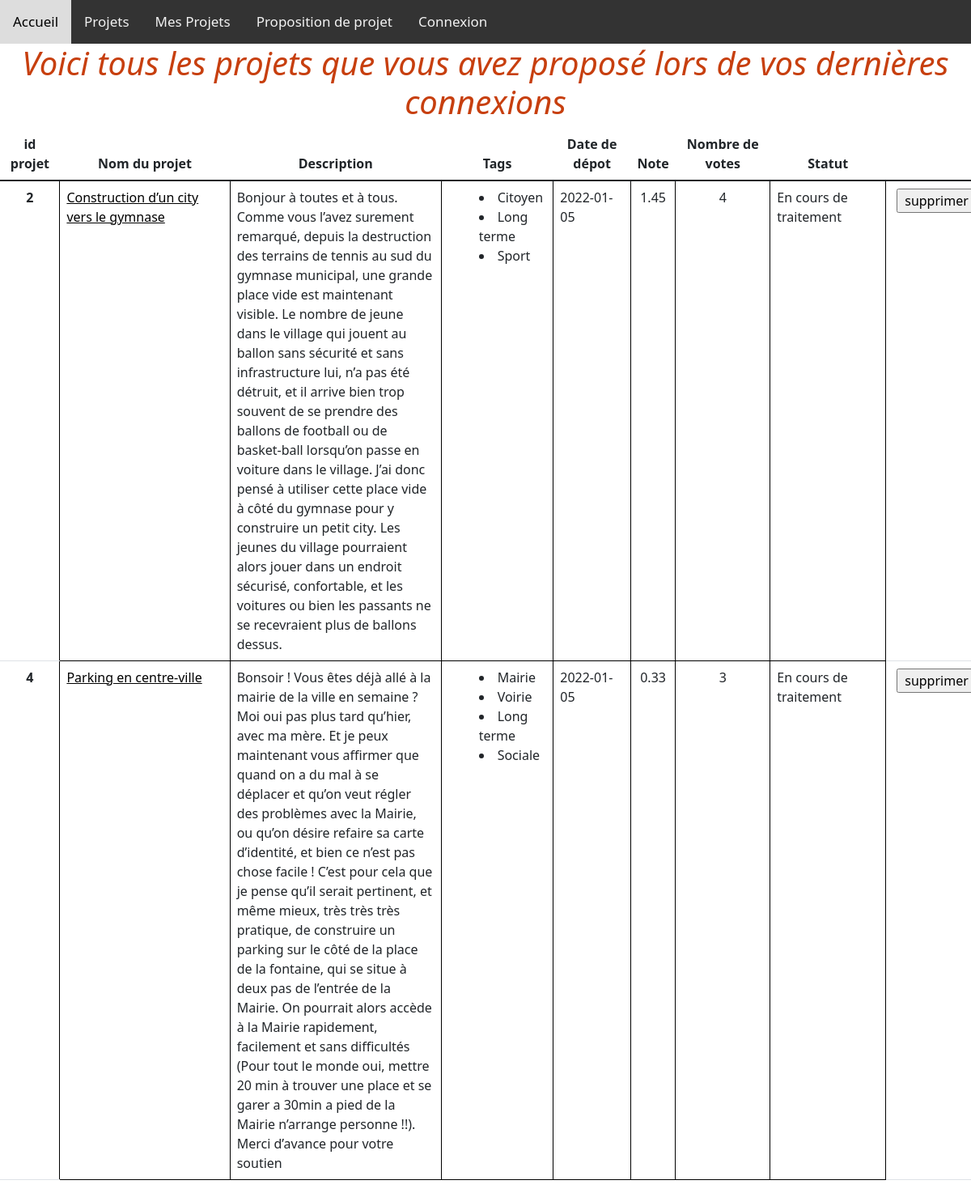
/mes_projets (signed in), run on the app's committed database.
### tables this page shows
CREATE TABLE projet
(
  projet_id INTEGER PRIMARY KEY NOT NULL,
  nom VARCHAR(100) NOT NULL,
  description VARCHAR(100000) NOT NULL,
  tag_1 INTEGER,
  tag_2 INTEGER,
  tag_3 INTEGER,
  tag_4 INTEGER,
  tag_5 INTEGER,
  createur_id INTEGER NOT NULL,
  date_de_debut DATE NOT NULL,
  statut INTEGER NOT NULL,
  note_id INTEGER,
  FOREIGN KEY (note_id) REFERENCES note(note_id),
  FOREIGN KEY (tag_1) REFERENCES tag(tag_id), 
  FOREIGN KEY (tag_2) REFERENCES tag(tag_id),
  FOREIGN KEY (tag_3) REFERENCES tag(tag_id),
  FOREIGN KEY (tag_4) REFERENCES tag(tag_id),
  FOREIGN KEY (tag_5) REFERENCES tag(tag_id),  
  FOREIGN KEY (createur_id) REFERENCES utilisateur(utilisateur_id)
);

CREATE TABLE tag
(
  tag_id INTEGER NOT NULL PRIMARY KEY,
  nom VARCHAR(100) NOT NULL
);

CREATE TABLE note
(
  note_id INTEGER NOT NULL PRIMARY KEY,
  valeur REAL NOT NULL
);

### app.py (the view)
@app.route("/mes_projets", methods = ['GET']) # la liste de nos projets
def own_project():
    if not session.get("id"): #vérifie que le visiteur est connecté
        return redirect("/connexion")
    db = get_db()
    c = db.cursor()
    projet = c.execute("SELECT * FROM projet WHERE createur_id = "+str(session["id"])).fetchall()
    notation = c.execute("SELECT valeur FROM note JOIN projet ON projet.note_id = note.note_id WHERE createur_id = "+str(session["id"])).fetchall()
    nmb_Vote = c.execute("SELECT COUNT(*),projet.projet_id FROM vote JOIN projet ON vote.projet_id = projet.projet_id WHERE projet.createur_id = "+str(session["id"])+" GROUP BY projet.projet_id ").fetchall()
    p_id = c.execute("SELECT projet_id FROM projet WHERE createur_id = "+str(session["id"])).fetchall() # récupération des informations sur les projets
    nb_vote_totaux = nb_vote(nmb_Vote,p_id)
    tmp = []
    for element in nb_vote_totaux: # on garde uniquement les notes des projets, pas les indices
        note, id = element
        tmp.append(note)
    nb_vote_totaux = tmp
    tags = []
    statut = []
    taille = [k for k in range (0,len(projet))]
    for proj in projet:
        tag = []
        if proj[10] == 0:
            statut.append("En cours de traitement")
        else:
            statut.append("Votre projet a été étudié par la mairie")
        for k in range (3,8): #on récupère les tags
            pas = proj[k]
            if pas != None:
                t = c.execute("SELECT tag.nom FROM tag JOIN projet ON tag.tag_id =" + str(pas)).fetchall()
                tag.append(t[0][0])
        tags.append(tag)
    return render_template('mes_projets.html', projet = projet,N = taille, tags = tags, statut = statut, note = notation, nmb_vote = nb_vote_totaux)

### app.py (called while the page is built)
def get_db():
    db = getattr(g, '_database', None)
    if db is None:
        db = g._database = sqlite3.connect(DATABASE)
    return db

@app.teardown_appcontext
def close_connection(exception):
    db = getattr(g, '_database', None)
    if db is not None:
        db.close()

### templates/mes_projets.html (shortened to what this page needs)
{% extends "layout.html" %}
{% block body %}
<h1>
    Voici tous les projets que vous avez proposé lors de vos dernières connexions
</h1>
<table class="table">
    <thead>
        <tr>
            <th scope="col">id projet</th>
            <th scope="col">Nom du projet</th>
            <th scope="col">Description</th>
            <th scope="col">Tags</th>
            <th scope="col">Date de dépot</th>
            <th scope="col">Note</th>
            <th scope="col">Nombre de votes</th>
            <th scope="col">Statut</th>
            <th id="secret" scope="col">Annulation</th>
        </tr>
    </thead>
    <tbody>
    {% for k in N %}
        <tr>
            <th scope="row">{{projet[k][0]}}</th>
            <td>
                <a href="projet/{{projet[k][0]}}" title="{{projet[k][1]}}">{{projet[k][1]}}</a>
            </td>
            <td class="header">
                {{projet[k][2]}}
            </td>
            <td>
                {% for t in tags[k]  %}
                    <li>
                        {{t}}
                    </li>
                {% endfor %}
            </td>
            <td>
                {{projet[k][9]}}
            </td>
            <td class="nombre">
                {{note[k][0]}}
            </td>
            <td class="nombre">
                {{nmb_vote[k]}}
            </td>
            <td class="statut">
                {{statut[k]}}
            </td>
            <th>
                {% if statut[k] == "En cours de traitement" %}
                    <div class="form1">
                        <form id="form2" action="/delete" method="post">
                            <input class="champ" type="submit" value="supprimer">
                        </form>
                    </div>
                {% endif %}
            </th>
        </tr>
    {% endfor %}
    </tbody>
</table>
{% endblock %}

### templates/layout.html (shortened to what this page needs)
<!DOCTYPE html>
<html lang="fr">
<head>
    <link rel='stylesheet' href = '../static/style/bootstrap-5.1.3-dist/css/bootstrap.css' />
    <link rel='stylesheet' href = '../static/style/bootstrap-5.1.3-dist/css/style.css' />
</head>
<body>
    <div class="topnav">
        <a href="/">Accueil</a>
        <a href="/projets">Projets</a>
        <a href="/mes_projets">Mes Projets</a>
        <a href="/proposition">Proposition de projet</a>
        <a href="/connexion">Connexion</a>
    </div>
    {% block body %}{% endblock %}
</body>
</html>

### data on the page
projet: projet_id "2", nom "Construction d’un city vers le gymnase", description "Bonjour à toutes et à tous. Comme vous l’avez surement remarqué, depuis la destruction des terrains de tennis au sud du gymnase municipal, une grande place vide est maintenant visible. Le nombre de jeune dans le village qui jouent au ballon sans sécurité et sans infrastructure lui, n’a pas été détruit, et il arrive bien trop souvent de se prendre des ballons de football ou de basket-ball lorsqu’on passe en voiture dans le village. J’ai donc pensé à utiliser cette place vide à côté du gymnase pour y construire un petit city. Les jeunes du village pourraient alors jouer dans un endroit sécurisé, confortable, et les voitures ou bien les passants ne se recevraient plus de ballons dessus.", date_de_debut "2022-01-05"
tag: nom "Citoyen"
tag: nom "Long terme"
tag: nom "Sport"
note: valeur "1.45"
projet: projet_id "4", nom "Parking en centre-ville", description "Bonsoir ! Vous êtes déjà allé à la mairie de la ville en semaine ? Moi oui pas plus tard qu’hier, avec ma mère. Et je peux maintenant vous affirmer que quand on a du mal à se déplacer et qu’on veut régler des problèmes avec la Mairie, ou qu’on désire refaire sa carte d’identité, et bien ce n’est pas chose facile ! C’est pour cela que je pense qu’il serait pertinent, et même mieux, très très très pratique, de construire un parking sur le côté de la place de la fontaine, qui se situe à deux pas de l’entrée de la Mairie. On pourrait alors accède à la Mairie rapidement, facilement et sans difficultés (Pour tout le monde oui, mettre 20 min à trouver une place et se garer a 30min a pied de la…", date_de_debut "2022-01-05"
tag: nom "Mairie"
tag: nom "Voirie"
tag: nom "Sociale"
note: valeur "0.33"

### other printed values
{{ nmb_vote[k] }} "4" "3"
{{ statut[k] }} "En cours de traitement" "En cours de traitement"
